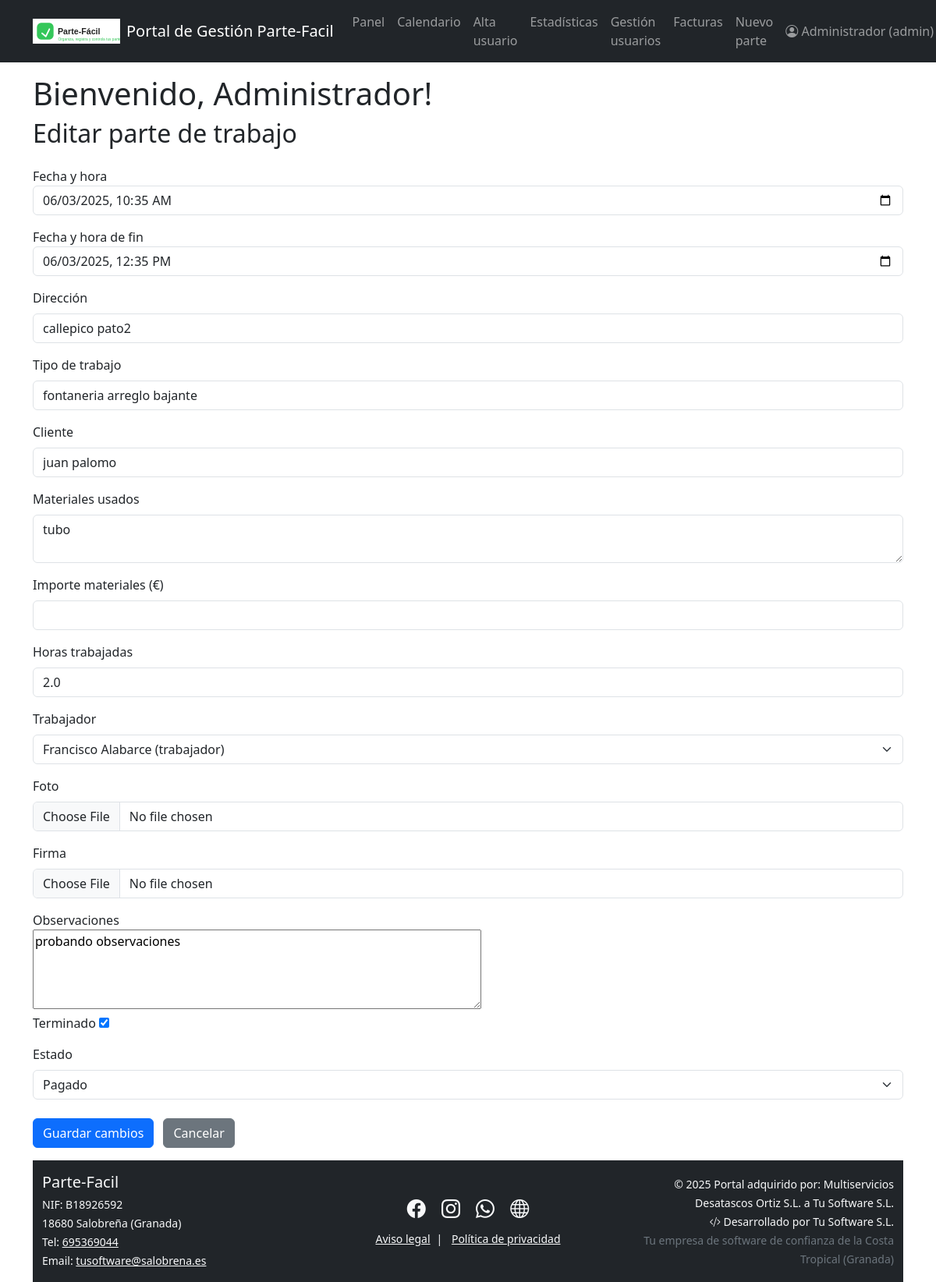
Before: /edit_work/1 (signed in) with the older database file.
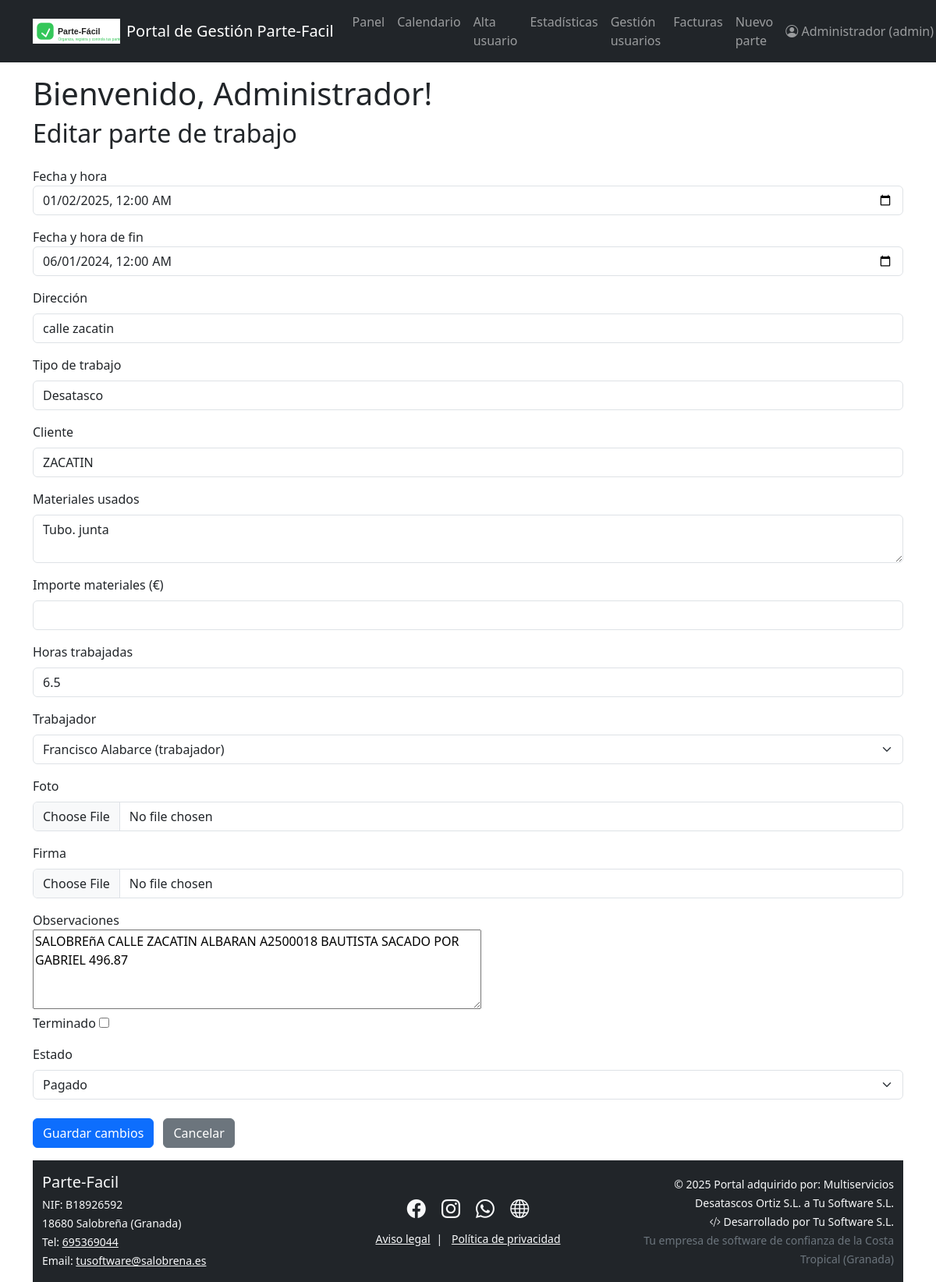
After: the same page with the newer database file.
### models.py (models this page shows)
class Trabajo(db.Model):
    id = db.Column(db.Integer, primary_key=True)
    fecha = db.Column(db.DateTime, nullable=False)
    fecha_fin = db.Column(db.DateTime, nullable=True)
    direccion = db.Column(db.String(150), nullable=False)
    tipo_trabajo = db.Column(db.String(80), nullable=False)
    cliente = db.Column(db.String(80), nullable=False)
    horas = db.Column(db.Float, nullable=False, default=0)
    materiales_usados = db.Column(db.Text, nullable=True)
    importe_materiales = db.Column(db.Float, nullable=True, default=0)
    firma = db.Column(db.String(120), nullable=True)  # Ruta del archivo
    foto = db.Column(db.String(120), nullable=True)   # Ruta del archivo
    terminado = db.Column(db.Boolean, default=False)
    estado = db.Column(db.String(30), default='sin terminar')
    observaciones = db.Column(db.Text)
    id_trabajador = db.Column(db.Integer, db.ForeignKey('usuario.id'), nullable=False)
    id_factura = db.Column(
    db.Integer,
    db.ForeignKey('factura.id', name='fk_trabajo_id_factura'),
    nullable=True
)

### blueprints/trabajos.py (the view, shortened to what this page needs)
@trabajos_bp.route("/edit_work/<int:work_id>", methods=["GET", "POST"])
@login_required
def edit_work(work_id):
    trabajo = Trabajo.query.get_or_404(work_id)
    form = WorkForm(obj=trabajo)
    if current_user.rol != "admin" and trabajo.id_trabajador != current_user.id:
        flash("No tienes permisos para editar este parte.")
        return redirect(url_for("dashboard.dashboard"))
    if current_user.rol == "admin":
        usuarios = Usuario.query.filter(Usuario.id != current_user.id).all()
        form.trabajador.choices = [(u.id, f"{u.nombre} ({u.rol})") for u in usuarios]
    else:
        if hasattr(form, 'trabajador'):
            del form.trabajador
        if hasattr(form, 'estado'):
            del form.estado
    return render_template("edit_work.html", form=form, trabajo=trabajo, es_admin=(current_user.rol == "admin"))

### app.py (called while the page is built)
@login_manager.user_loader
def load_user(user_id):
    from models import Usuario
    return Usuario.query.get(int(user_id))

@app.context_processor
def inject_now():
    from datetime import datetime
    return {'now': datetime.now()}

### templates/edit_work.html (shortened to what this page needs)
{% extends "base.html" %}
{% block content %}
<h2 class="mb-4">Editar parte de trabajo</h2>
<form method="POST" enctype="multipart/form-data">
    <div class="mb-3">
        {{ form.fecha.label }} {{ form.fecha(type="datetime-local", class="form-control") }}
    </div>
    <div class="mb-3">
        {{ form.fecha_fin.label }} {{ form.fecha_fin(type="datetime-local", class="form-control") }}
    </div>
    <div class="mb-3">
        {{ form.direccion.label(class="form-label") }}
        {{ form.direccion(class="form-control") }}
    </div>
    <div class="mb-3">
        {{ form.tipo_trabajo.label(class="form-label") }}
        {{ form.tipo_trabajo(class="form-control") }}
    </div>
    <div class="mb-3">
        {{ form.cliente.label(class="form-label") }}
        {{ form.cliente(class="form-control") }}
    </div>
    <div class="mb-3">
        {{ form.materiales_usados.label(class="form-label") }}
        {{ form.materiales_usados(class="form-control", rows="2") }}
    </div>
    <div class="mb-3">
    <div class="mb-3">
        {{ form.importe_materiales.label(class="form-label") }}
        {{ form.importe_materiales(class="form-control", step="0.01") }}
    </div>
    <div class="mb-3">
        {{ form.horas.label(class="form-label") }}
        {{ form.horas(class="form-control") }}
    </div>
    {% if es_admin %}
    <div class="mb-3">
        {{ form.trabajador.label(class="form-label") }}
        {{ form.trabajador(class="form-select") }}
    </div>
    {% endif %}
    <div class="mb-3">
        {{ form.foto.label(class="form-label") }}
        {{ form.foto(class="form-control") }}
    </div>
    <div class="mb-3">
        {{ form.firma.label(class="form-label") }}
        {{ form.firma(class="form-control") }}
    </div>
    <div>
        {{ form.observaciones.label }}<br>
        {{ form.observaciones(rows=4, cols=60) }}
    </div>
    <div class="mb-3">
        {{ form.terminado.label }} {{ form.terminado() }}
    </div>
    {% if es_admin %}
    <div class="form-group mt-3">
        {{ form.estado.label(class="form-label") }}
        {{ form.estado(class="form-select") }}
    </div>
    {% endif %}
    <br>
    <button type="submit" class="btn btn-primary">Guardar cambios</button>
    <a href="{{url_for('dashboard.dashboard') }}" class="btn btn-secondary ms-2">Cancelar</a>
</form>
{% endblock %}

Changed rows visible on the page:
changed Trabajo "Pagado": fecha "06/03/2025 10:35" → "01/02/2025 00:00"; fecha_fin "06/03/2025 12:35" → "06/01/2024 00:00"; direccion "callepico pato2" → "calle zacatin"; tipo_trabajo "fontaneria arreglo bajante" → "Desatasco"; cliente "juan palomo" → "ZACATIN"; materiales_usados "tubo" → "Tubo. junta"; horas "2.0" → "6.5"; observaciones "probando observaciones" → "SALOBREñA CALLE ZACATIN ALBARAN A2500018 BAUTISTA SACADO POR GABRIEL 496.87"; terminado "☑" → "☐"
